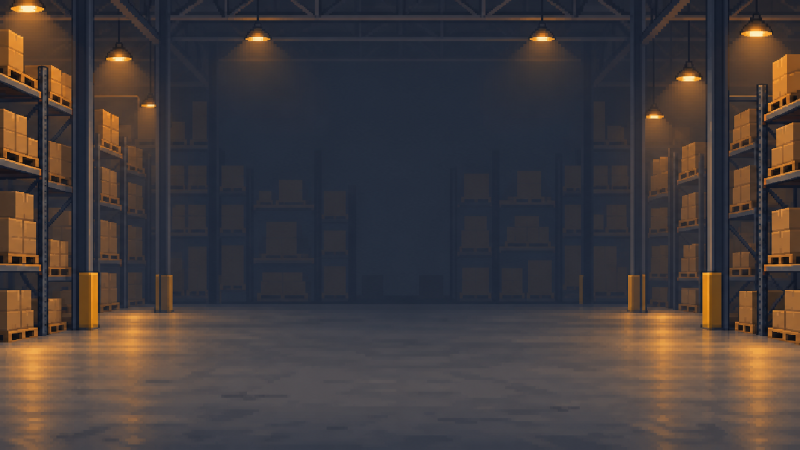
#> input picture assets/environment/warehouse-backdrop.png, 1600 x 900 px (shown at 1/2 size)
$ python build-batch-02.py
#> lines starting #> are read from the running program, lines starting #| are printed output that depends on the picture
"""Batch 02 composition review; production game and accepted UI stay untouched."""
from pathlib import Path
from PIL import Image

ROOT=Path(__file__).resolve().parents[2]
ASSETS=ROOT/'assets'
im=Image.open(ASSETS/'environment/warehouse-backdrop.png').convert('RGBA')
#> im is the input picture: PIL image 1600x900 RGBA; mean R, G, B, A 67, 59.5, 59.1, 255
def place(path,x,y,w=None,h=None):
#> called with path = 'environment-v2/shelf-base-shadow.png', x = 275, y = 705, w = 350, h = 83
    sprite=Image.open(ASSETS/path).convert('RGBA')
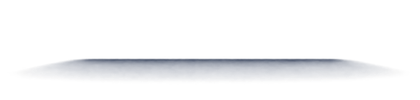
#> input picture assets/environment-v2/shelf-base-shadow.png, 420 x 100 px
#> sprite is the input picture: PIL image 420x100 RGBA; mean R, G, B, A 4, 6.8, 12.4, 10.3
    if w is not None:
        sprite=sprite.resize((w,h),Image.Resampling.NEAREST)
#> sprite: PIL image 350x83 RGBA
    im.alpha_composite(sprite,(x,y))

# No UI: the review explicitly asks whether the world stands on its own.
# Three close broad bays, rather than five thin cabinets.
bay_x=[275,625,975]
for x in bay_x:
    place('environment-v2/shelf-base-shadow.png',x,705,350,83)
    place('environment-v2/shelf-bay-large.png',x,190,350,517)
#> call 2 of place, with path = 'environment-v2/shelf-bay-large.png', x = 275, y = 190, w = 350, h = 517
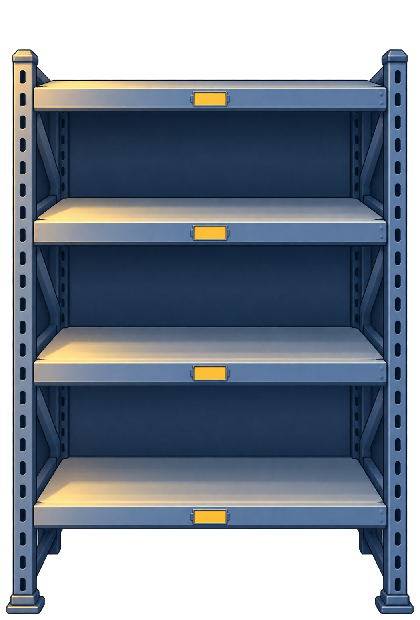
#> input picture assets/environment-v2/shelf-bay-large.png, 420 x 620 px
#> in place, sprite is the input picture: PIL image 420x620 RGBA; mean R, G, B, A 52.1, 62.7, 76.2, 179.5
#> in place (call 2), `sprite=sprite.resize((w,h),Image.Resampling.NEAREST)`:
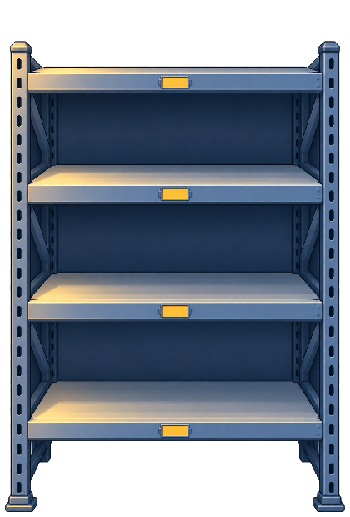
#> sprite: PIL image 350x517 RGBA; mean R, G, B, A 52.3, 62.9, 76.3, 179.2; transparent parts drawn white
#> in place (call 2), `im.alpha_composite(sprite,(x,y))`:
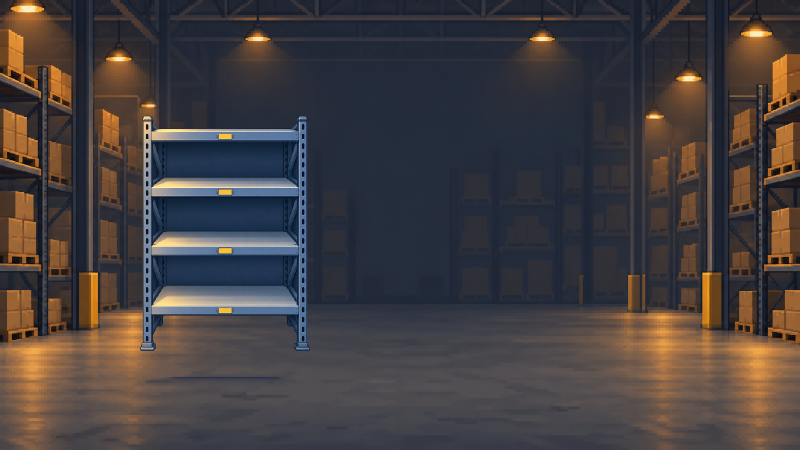
#> im: PIL image 1600x900 RGBA (shown at 1/2 size); mean R, G, B, A 69.3, 63, 63.5, 255
    place('environment-v2/shelf-header-large.png',x,123,350,70)
#> call 3 of place, with path = 'environment-v2/shelf-header-large.png', x = 275, y = 123, w = 350, h = 70
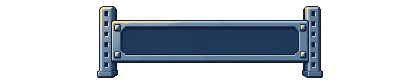
#> input picture assets/environment-v2/shelf-header-large.png, 420 x 84 px
#> in place, sprite is the input picture: PIL image 420x84 RGBA; mean R, G, B, A 19.1, 25.5, 33.3, 76.1
#> in place (call 3), `sprite=sprite.resize((w,h),Image.Resampling.NEAREST)`:
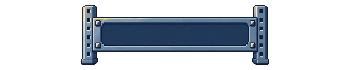
#> sprite: PIL image 350x70 RGBA; mean R, G, B, A 18.4, 24.9, 32.7, 75.1; transparent parts drawn white

products=['milk-carton','kefir','banana','apple','rice','chocolate',
          'toilet-paper','dumplings','frozen-berries','dish-soap','shampoo','batteries']
for col,x in enumerate(bay_x):
    for row in range(4):
        for slot in range(2):
            name=products[(col*4+row*2+slot)%len(products)]
            # Display-only scaling of the existing PNGs, not replacement art.
#> (the run stopped early here; a loop or call above may not have finished)
